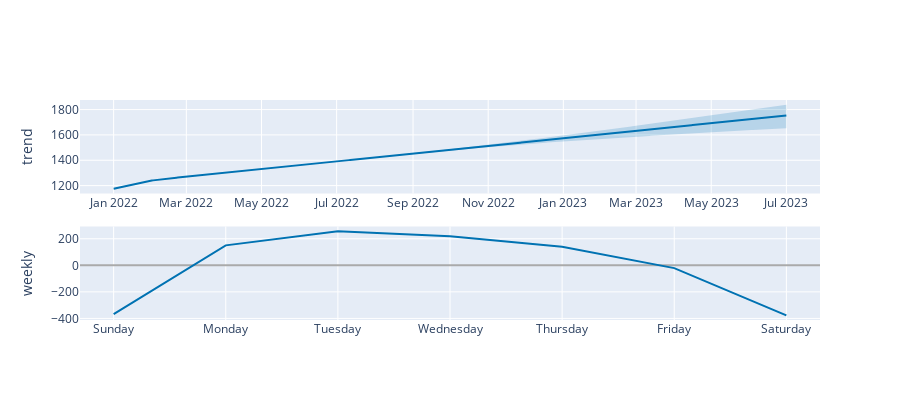

Notebook code cell kept with this figure:
### Code cell
plot_components_plotly(m, forecast)

### Figure 1 — Plotly figure (JSON) as saved in the notebook; plotly's stock layout.template omitted (floating-point values rounded to 4 significant figures; data arrays with more than 128 entries replaced by an {"elided": "..."} marker saying what was removed)
{"data": [{"line": {"color": "#0072B2", "width": 2}, "mode": "lines", "name": "trend", "type": "scatter", "x": {"elided": "547 str values"}, "xaxis": "x", "y": {"elided": "547 float values"}, "yaxis": "y"}, {"line": {"color": "rgba(0, 114, 178, 0.2)", "width": 0}, "mode": "lines", "name": "trend_upper", "type": "scatter", "x": {"elided": "547 str values"}, "xaxis": "x", "y": {"elided": "547 float values"}, "yaxis": "y"}, {"fill": "tonexty", "fillcolor": "rgba(0, 114, 178, 0.2)", "line": {"color": "rgba(0, 114, 178, 0.2)", "width": 0}, "mode": "lines", "name": "trend_lower", "type": "scatter", "x": {"elided": "547 str values"}, "xaxis": "x", "y": {"elided": "547 float values"}, "yaxis": "y"}, {"line": {"color": "#0072B2", "width": 2}, "mode": "lines", "name": "weekly", "type": "scatter", "x": ["2017-01-01T00:00:00", "2017-01-02T00:00:00", "2017-01-03T00:00:00", "2017-01-04T00:00:00", "2017-01-05T00:00:00", "2017-01-06T00:00:00", "2017-01-07T00:00:00"], "xaxis": "x2", "y": [-368.0, 150.1, 257.0, 218.3, 140.3, -21.14, -376.6], "yaxis": "y2"}], "layout": {"height": 400, "showlegend": false, "width": 900, "xaxis": {"anchor": "y", "domain": [0, 1], "range": ["2021-12-04T16:48:00", "2023-07-28T07:12:00"], "type": "date"}, "xaxis2": {"anchor": "y2", "domain": [0, 1], "range": ["2016-12-31T16:48:00", "2017-01-07T07:12:00"], "tickformat": "%A", "type": "date"}, "yaxis": {"anchor": "x", "domain": [0.575, 1], "rangemode": "normal", "title": {"text": "trend"}, "zerolinecolor": "#AAA"}, "yaxis2": {"anchor": "x2", "domain": [0, 0.425], "title": {"text": "weekly"}, "zerolinecolor": "#AAA"}}}
